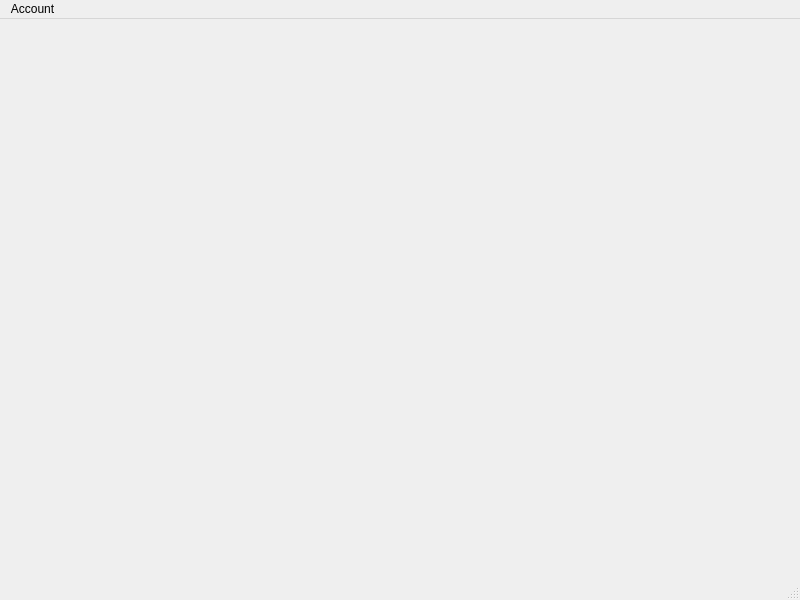
<?xml version="1.0" encoding="UTF-8"?>
<ui version="4.0">
 <class>DiscordQt</class>
 <widget class="QMainWindow" name="DiscordQt">
  <property name="geometry">
   <rect>
    <x>0</x>
    <y>0</y>
    <width>800</width>
    <height>600</height>
   </rect>
  </property>
  <property name="windowTitle">
   <string>DiscordQt</string>
  </property>
  <widget class="QWidget" name="centralwidget">
   <layout class="QFormLayout" name="formLayout"/>
  </widget>
  <widget class="QMenuBar" name="menubar">
   <property name="geometry">
    <rect>
     <x>0</x>
     <y>0</y>
     <width>800</width>
     <height>30</height>
    </rect>
   </property>
   <widget class="QMenu" name="menuAccount">
    <property name="title">
     <string>Account</string>
    </property>
    <widget class="QMenu" name="menuInfo">
     <property name="title">
      <string>Info</string>
     </property>
     <addaction name="actionCopy_token"/>
    </widget>
    <addaction name="actionLogout"/>
    <addaction name="menuInfo"/>
   </widget>
   <addaction name="menuAccount"/>
  </widget>
  <widget class="QStatusBar" name="statusbar"/>
  <action name="actionLogout">
   <property name="text">
    <string>Logout</string>
   </property>
  </action>
  <action name="actionCopy_token">
   <property name="text">
    <string>Copy token</string>
   </property>
  </action>
 </widget>
 <resources/>
 <connections/>
</ui>
